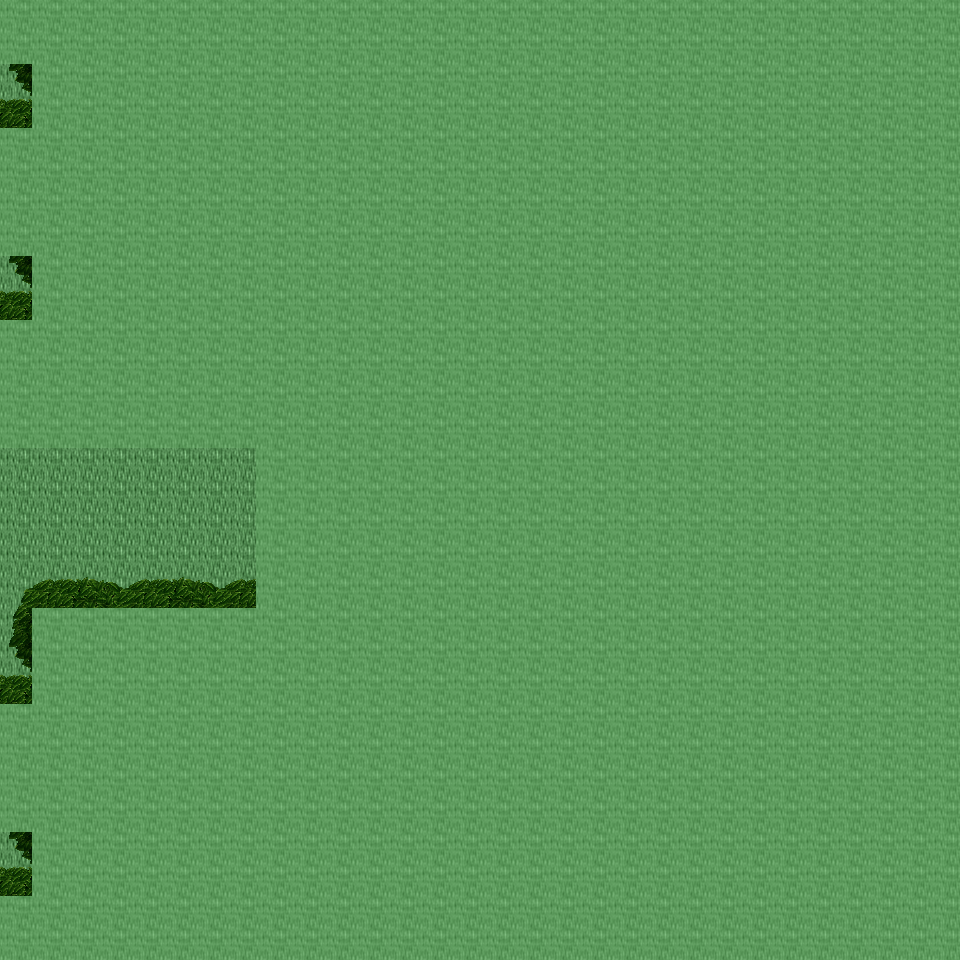

Below is a game level as drawn by its tile map, then a one-line description and the .tmx that defines it (tile-layer data replaced by summaries):
An orthogonal 30x30 tile map with 32x32 px tiles, 6 tile layers (Ground, Object, Object2, Above, ...), 10 tilesets and 4 objects (4x mapchange).

<map version="1.0" orientation="orthogonal" renderorder="right-down" width="30" height="30" tilewidth="32" tileheight="32" nextobjectid="5">
  <tileset firstgid="1" name="tileset_ground_ground" tilewidth="32" tileheight="32" tilecount="33" columns="3">
    <image source="../drawable/tileset_ground_ground.png" width="96" height="352" />
  </tileset>
  <tileset firstgid="34" name="tileset_plant_tree_tree_darkgreen" tilewidth="32" tileheight="32" tilecount="88" columns="8">
    <image source="../drawable/tileset_plant_tree_tree_darkgreen.png" width="256" height="352" />
  </tileset>
  <tileset firstgid="122" name="tileset_plant_tree_tree_green" tilewidth="32" tileheight="32" tilecount="88" columns="8">
    <image source="../drawable/tileset_plant_tree_tree_green.png" width="256" height="352" />
  </tileset>
  <tileset firstgid="210" name="tileset_logic_collision" tilewidth="32" tileheight="32" tilecount="1" columns="1">
    <image source="../drawable/tileset_logic_collision.png" width="32" height="32" />
  </tileset>
  <tileset firstgid="211" name="tileset_logic_item_herb" tilewidth="32" tileheight="32" tilecount="5" columns="5">
    <image source="../drawable/tileset_logic_item_herb.png" width="160" height="32" />
  </tileset>
  <tileset firstgid="216" name="tileset_plant_flower_small_flower_bed_2" tilewidth="32" tileheight="32" tilecount="12" columns="3">
    <image source="../drawable/tileset_plant_flower_small_flower_bed_2.png" width="96" height="128" />
  </tileset>
  <tileset firstgid="228" name="tileset_plant_flower_small_flower_bed" tilewidth="32" tileheight="32" tilecount="12" columns="3">
    <image source="../drawable/tileset_plant_flower_small_flower_bed.png" width="96" height="128" />
  </tileset>
  <tileset firstgid="240" name="tileset_plant_flower_pointed_yellow" tilewidth="32" tileheight="32" tilecount="2" columns="2">
    <image source="../drawable/tileset_plant_flower_pointed_yellow.png" width="64" height="32" />
  </tileset>
  <tileset firstgid="242" name="tileset_plant_flower_polyanthus" tilewidth="32" tileheight="32" tilecount="3" columns="3">
    <image source="../drawable/tileset_plant_flower_polyanthus.png" width="96" height="32" />
  </tileset>
  <tileset firstgid="245" name="tileset_building_huts" tilewidth="32" tileheight="32" tilecount="338" columns="26">
    <image source="../drawable/tileset_building_huts.png" width="832" height="416" />
  </tileset>
  <layer name="Ground" width="30" height="30">
    <data>[900 cells, 900 non-empty, 1 distinct tile ids]</data>
  </layer>
  <layer name="Object" width="30" height="30">
    <data>[900 cells, 0 non-empty, 0 distinct tile ids]</data>
  </layer>
  <layer name="Object2" width="30" height="30">
    <data>[900 cells, 110 non-empty, 18 distinct tile ids]</data>
  </layer>
  <layer name="Above" width="30" height="30">
    <data>[900 cells, 697 non-empty, 44 distinct tile ids]</data>
  </layer>
  <layer name="Above2" width="30" height="30">
    <data>[900 cells, 8 non-empty, 2 distinct tile ids]</data>
  </layer>
  <layer name="Walkable" width="30" height="30">
    <data>[900 cells, 851 non-empty, 1 distinct tile ids]</data>
  </layer>
  <objectgroup name="MapEvents">
    <object id="1" name="west" type="mapchange" x="0" y="64" width="32" height="64">
      <properties>
        <property name="map" value="0_ados_mountain_n2_w2_x3_y1" />
        <property name="place" value="east" />
      </properties>
    </object>
    <object id="2" name="west2" type="mapchange" x="0" y="256" width="32" height="64">
      <properties>
        <property name="map" value="0_ados_mountain_n2_w2_x3_y1" />
        <property name="place" value="east2" />
      </properties>
    </object>
    <object id="3" name="west3" type="mapchange" x="0" y="448" width="32" height="256">
      <properties>
        <property name="map" value="0_ados_mountain_n2_w2_x3_y1" />
        <property name="place" value="east3" />
      </properties>
    </object>
    <object id="4" name="west4" type="mapchange" x="0" y="832" width="32" height="64">
      <properties>
        <property name="map" value="0_ados_mountain_n2_w2_x3_y1" />
        <property name="place" value="east4" />
      </properties>
    </object>
  </objectgroup>
</map>
